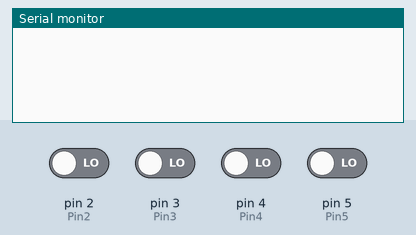
The sketch below on a simulated Arduino Uno, built with avr-gcc and run on an emulated ATmega328P. Parts: the last lines printed to the serial monitor. The inputs (shaded band) are chosen by the test bench; at power-on: pin 2 (Pin2), pin 3 (Pin3), pin 4 (Pin4), pin 5 (Pin5) LOW.

Above: at 1.2 s.
1.3 s: pin 2 (Pin2) driven HIGH
At 1.9 s:
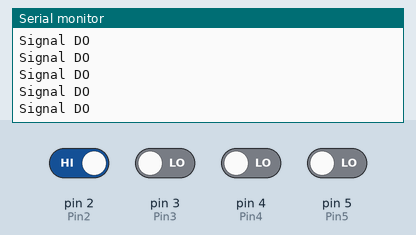
3.2 s: pin 3 (Pin3) driven HIGH
4.8 s: pin 4 (Pin4) driven HIGH
7.8 s: pin 5 (Pin5) driven HIGH
At 8.3 s:
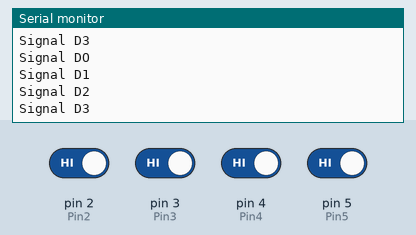
Timing chart, 0 to 10.8 s (numbered marks = the images above; inputs shaded):
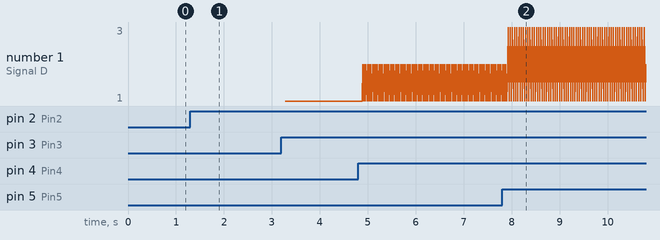

Measured:
- after the input at 1.3 s, the serial monitor: prints a new line at once (image 1)
- after the input at 7.8 s, the serial monitor: prints a new line after 0.12 s (image 2)

The sketch:

pilot.ino
```cpp
int Pin2 =  2;

int Pin3 =  3;

int Pin4 =  4;

int Pin5 =  5;

int State2 = 0;

int State3 = 0;

int State4 = 0;

int State5 = 0;

void setup() {


Serial.begin(9600);


pinMode(Pin2, INPUT);

pinMode(Pin3, INPUT);

pinMode(Pin4, INPUT);

pinMode(Pin5, INPUT);


}


void loop(){


State2 = digitalRead(Pin2);

State3 = digitalRead(Pin3);

State4 = digitalRead(Pin4);

State5 = digitalRead(Pin5);


if (State2 == HIGH) {

Serial.println("Signal DO");

}

if (State3 == HIGH) {

Serial.println("Signal D1");

}

if (State4 == HIGH) {

Serial.println("Signal D2");

}

if (State5 == HIGH) {

Serial.println("Signal D3");

}


}
```
